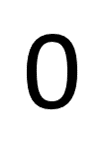
#> input picture HW5/Q1/0.PNG, 106 x 157 px, found by its file name; its folder holds 4 pictures in this run
$ python Test.py
#> lines starting #> are read from the running program, lines starting #| are printed output that depends on the picture
import os
import cv2 as cv


files = []
path = '/home/mohsencactus/Opencv/HW5/Q1'
for filename in os.listdir(path):
   files.append(filename)
#> pass 2 of the loop `for filename in os.listdir(path):`:
#> pass 3 of the loop `for filename in os.listdir(path):`:
#> the loop made 4 passes; the first 3 are shown

images = []
labels = []
for i in range (len(files)):
    filename = files[i]
    labels.append(filename.replace('.PNG',''))
    source = cv.imread(path + '/' + filename)
#> source is the input picture: shape (157, 106, 3); min 0, max 255, mean 229.7
    source = cv.resize(source,(28,28))
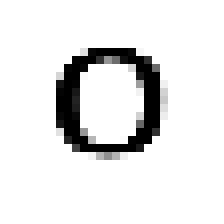
#> source: shape (28, 28, 3) (shown 8 times larger); min 0, max 255, mean 229.6
    images.append(source)
    cv.imshow("sda",source)
    cv.waitKey(0)
    print(labels)
#> pass 2 of the loop `for i in range (len(files)):`:
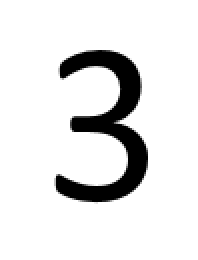
#> input picture HW5/Q1/3.PNG, 99 x 130 px, found by its file name (shown 2 times larger)
#> source is the input picture: shape (130, 99, 3); min 0, max 255, mean 227.5
#> `source = cv.resize(source,(28,28))`:
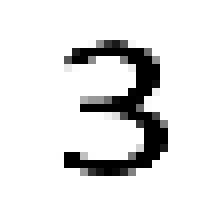
#> source: shape (28, 28, 3) (shown 8 times larger); min 0, max 255, mean 227.7
#> pass 3 of the loop `for i in range (len(files)):`:
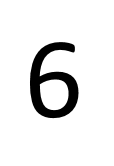
#> input picture HW5/Q1/6.PNG, 114 x 166 px, found by its file name
#> source is the input picture: shape (166, 114, 3); min 0, max 255, mean 233.1
#> `source = cv.resize(source,(28,28))`:
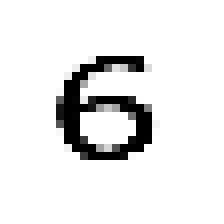
#> source: shape (28, 28, 3) (shown 8 times larger); min 0, max 255, mean 232.5
#> the loop made 4 passes; the first 3 are shown
